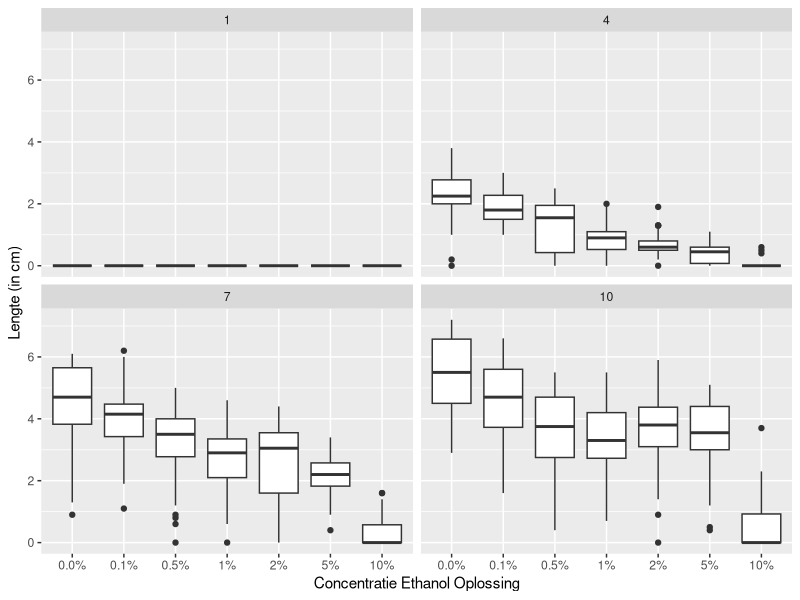
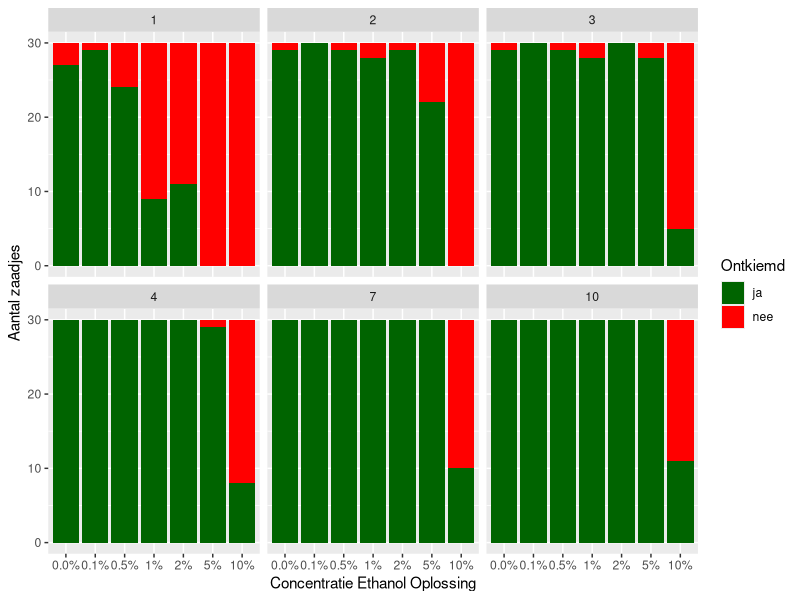
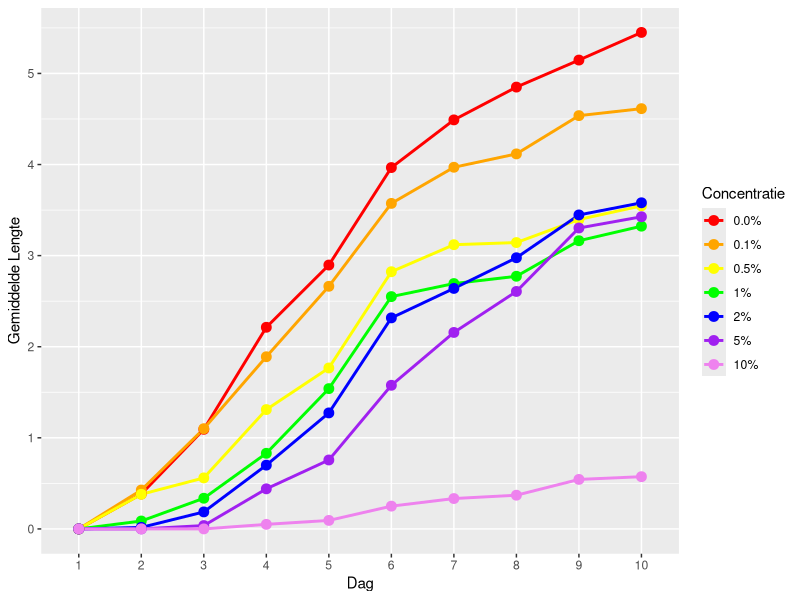
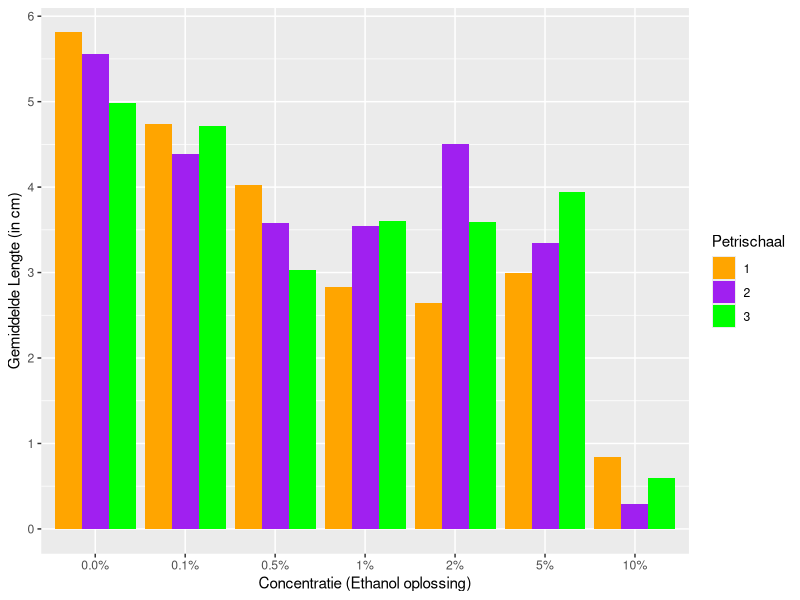

These figures' R source, in order:
library("ggplot2")
library("dplyr")
library("tidyverse")
setwd("C:/Users/Fabian/Alcoholishe-tuinkers/raw_data")

df <- read.csv("2026-05-growth-tuinkers-alcohol.csv")
df <- rename(df, concentratie = concentratie_ethanol, lengte = lengte_cm)

df$concentratie <- factor(df$concentratie, levels = c("0.0%", "0.1%", "0.5%", "1%", "2%", "5%", "10%"), ordered = TRUE)
df$dag <- factor(df$dag)


df_day1 <- filter(df, dag %in% c(1,4,7,10))
df_day2 <- filter(df, dag %in% c(1,2,3,4,7,10))
df_day10 <- filter(df, dag == 10)

df_day10$concentratie <- factor(df_day10$concentratie)


data_samenvatting <- df_day2 %>%
  count(dag, concentratie, ontkiemd, name = "aantal")

data_samenvatting$ontkiemd <- factor(data_samenvatting$ontkiemd,
                                     levels = c("ja", "nee"),
                                     ordered = TRUE)

df_mean <- df %>%
  group_by(dag, concentratie) %>%
  summarise(mean_lengte = mean(lengte))

df_mean_petrischaal <- df %>%
  group_by(dag, petrischaal, concentratie) %>%
  summarise(mean_lengte = mean(lengte))

df_day10mean <- filter(df_mean_petrischaal, dag == 10)

# Anova test concnetratie verschillen
anova_resultaten_lengtes <- aov(lengte ~ concentratie, data = df_day10)
summary(anova_resultaten_lengtes)

TukeyHSD(anova_resultaten_lengtes)

# Anova test petrischalen verschillen
anova_model_petri <- aov(mean_lengte ~ petrischaal, data = df_day10mean)
summary(anova_model_petri)


# Chi test ontkieming dag 10
chi_ontkiemd <- chisq.test(table(df_day10$concentratie, df_day10$ontkiemd))
chi_ontkiemd



# Plots 
ggplot(df_day1, aes(x = concentratie, y = lengte)) +
  geom_boxplot() + 
  labs(x = "Concentratie Ethanol Oplossing", y = "Lengte (in cm)") +
  facet_wrap(~ dag)

ggplot(data_samenvatting, aes(x = concentratie, y = aantal, fill = ontkiemd)) +
  geom_bar(stat = "identity", position = position_stack(reverse = TRUE)) +
  scale_fill_manual(values = c("ja"= "darkgreen", "nee"="red"))+
  labs(x = "Concentratie Ethanol Oplossing", y = "Aantal zaadjes", fill = "Ontkiemd") +
  facet_wrap(~ dag)

ggplot(df_mean, aes(x = dag, y = mean_lengte, group = concentratie, color = factor(concentratie))) +
  geom_line(linewidth = 1) +
  geom_point(size = 3) +
  scale_y_continuous(breaks = c(0, 1, 2, 3, 4, 5, 6)) +
  scale_color_manual(values = c("0.0%" = "red", "0.1%" = "orange", "0.5%" = "yellow", "1%" = "green", "2%" = "blue", "5%" = "purple", "10%" = "violet")) +
  labs(x = "Dag", y = "Gemiddelde Lengte", color = "Concentratie")

ggplot(df_day10mean, aes(x = concentratie, y = mean_lengte, group = petrischaal, fill = factor(petrischaal))) +
  geom_col(position = "dodge") +
  scale_y_continuous(breaks = c(0, 1, 2, 3, 4, 5, 6)) +
  scale_fill_manual(values = c("1" = "orange", "2" = "purple", "3" = "green")) +
  labs(x = "Concentratie (Ethanol oplossing)", y = "Gemiddelde Lengte (in cm)", fill = "Petrischaal")
